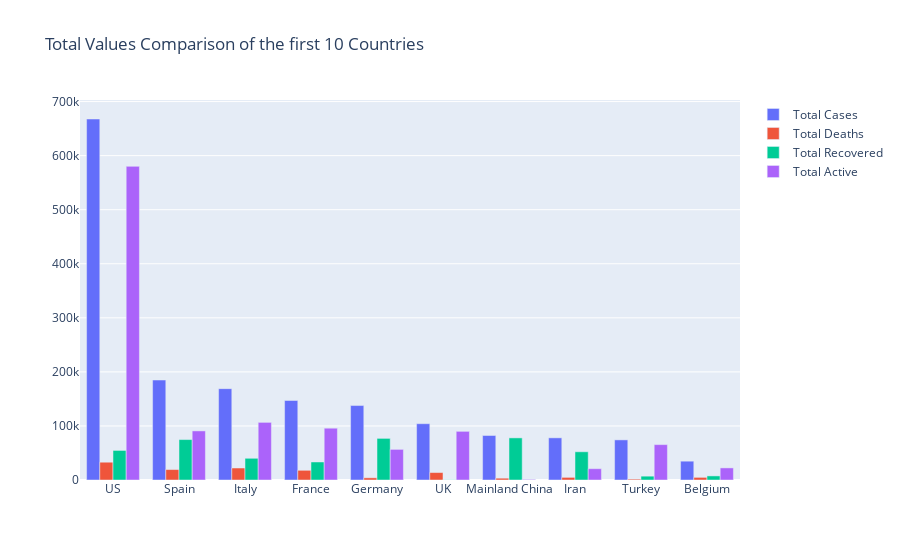

The cell this chart's notebook holds for it:
### Code cell
fig = go.Figure(data=[
    go.Bar(name='Total Cases', x=covid_country_grouped_10["Country/Region"], y=covid_country_grouped_10["Cumulated Confirmed"]),
    go.Bar(name='Total Deaths', x=covid_country_grouped_10["Country/Region"], y=covid_country_grouped_10["Cumulated Deaths"]),
    go.Bar(name='Total Recovered', x=covid_country_grouped_10["Country/Region"], y=covid_country_grouped_10["Cumulated Recovered"]),
    go.Bar(name='Total Active', x=covid_country_grouped_10["Country/Region"], y=covid_country_grouped_10["Still Infected"]),

])
# Change the bar mode
fig.update_layout(barmode='group',
                 title='Total Values Comparison of the first 10 Countries')
fig.show()

### Figure 1 — Plotly figure (JSON) as saved in the notebook; plotly's stock layout.template omitted (floating-point values rounded to 4 significant figures)
{"data": [{"name": "Total Cases", "type": "bar", "x": ["US", "Spain", "Italy", "France", "Germany", "UK", "Mainland China", "Iran", "Turkey", "Belgium"], "y": [667801, 184948, 168941, 147091, 137698, 104145, 82341, 77995, 74193, 34809]}, {"name": "Total Deaths", "type": "bar", "x": ["US", "Spain", "Italy", "France", "Germany", "UK", "Mainland China", "Iran", "Turkey", "Belgium"], "y": [32916, 19315, 22170, 17941, 4052, 13759, 3342, 4869, 1643, 4857]}, {"name": "Total Recovered", "type": "bar", "x": ["US", "Spain", "Italy", "France", "Germany", "UK", "Mainland China", "Iran", "Turkey", "Belgium"], "y": [54703, 74797, 40164, 33327, 77000, 375, 77900, 52229, 7089, 7562]}, {"name": "Total Active", "type": "bar", "x": ["US", "Spain", "Italy", "France", "Germany", "UK", "Mainland China", "Iran", "Turkey", "Belgium"], "y": [580182, 90836, 106607, 95823, 56646, 90011, 1099, 20897, 65461, 22390]}], "layout": {"barmode": "group", "title": {"text": "Total Values Comparison of the first 10 Countries"}}}
